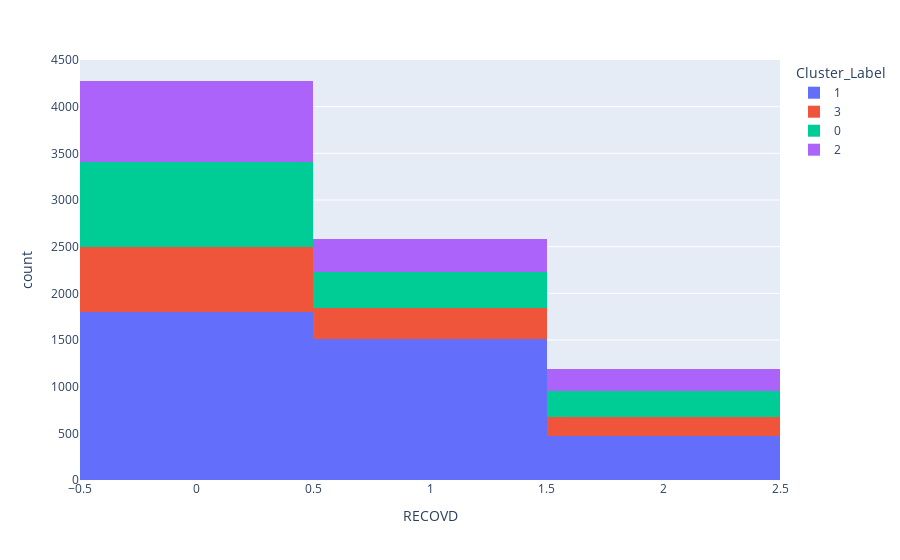

The cell this chart's notebook holds for it:
### Code cell
fig = px.histogram(ff, x="RECOVD", color="Cluster_Label")
display(fig.show())

### Figure 1 — Plotly figure (JSON) as saved in the notebook; plotly's stock layout.template omitted (floating-point values rounded to 4 significant figures; data arrays with more than 128 entries replaced by an {"elided": "..."} marker saying what was removed)
{"data": [{"alignmentgroup": "True", "bingroup": "x", "hovertemplate": "Cluster_Label=1<br>RECOVD=%{x}<br>count=%{y}<extra></extra>", "legendgroup": "1", "marker": {"color": "#636efa"}, "name": "1", "offsetgroup": "1", "orientation": "v", "showlegend": true, "type": "histogram", "x": {"elided": "3787 int values"}, "xaxis": "x", "yaxis": "y"}, {"alignmentgroup": "True", "bingroup": "x", "hovertemplate": "Cluster_Label=3<br>RECOVD=%{x}<br>count=%{y}<extra></extra>", "legendgroup": "3", "marker": {"color": "#EF553B"}, "name": "3", "offsetgroup": "3", "orientation": "v", "showlegend": true, "type": "histogram", "x": {"elided": "1220 int values"}, "xaxis": "x", "yaxis": "y"}, {"alignmentgroup": "True", "bingroup": "x", "hovertemplate": "Cluster_Label=0<br>RECOVD=%{x}<br>count=%{y}<extra></extra>", "legendgroup": "0", "marker": {"color": "#00cc96"}, "name": "0", "offsetgroup": "0", "orientation": "v", "showlegend": true, "type": "histogram", "x": {"elided": "1581 int values"}, "xaxis": "x", "yaxis": "y"}, {"alignmentgroup": "True", "bingroup": "x", "hovertemplate": "Cluster_Label=2<br>RECOVD=%{x}<br>count=%{y}<extra></extra>", "legendgroup": "2", "marker": {"color": "#ab63fa"}, "name": "2", "offsetgroup": "2", "orientation": "v", "showlegend": true, "type": "histogram", "x": {"elided": "1463 int values"}, "xaxis": "x", "yaxis": "y"}], "layout": {"barmode": "relative", "legend": {"title": {"text": "Cluster_Label"}, "tracegroupgap": 0}, "margin": {"t": 60}, "xaxis": {"anchor": "y", "domain": [0, 1], "title": {"text": "RECOVD"}}, "yaxis": {"anchor": "x", "domain": [0, 1], "title": {"text": "count"}}}}
